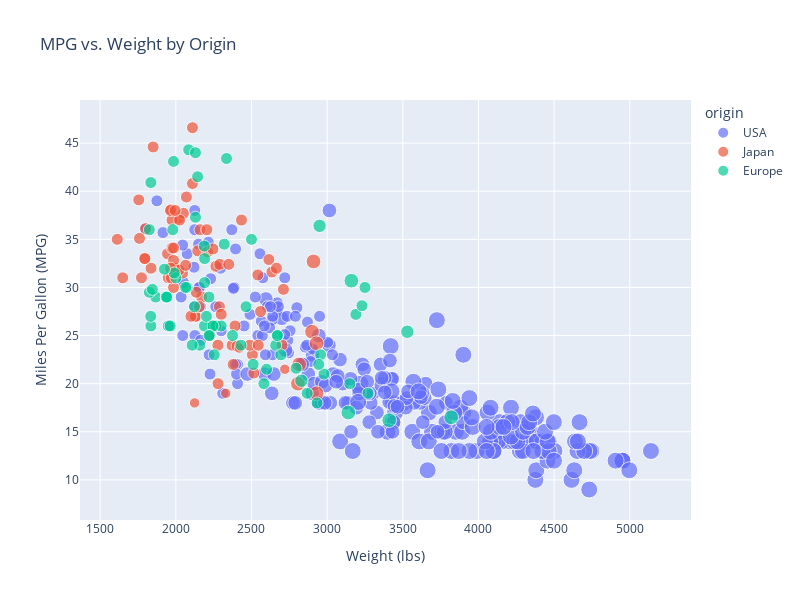

The notebook cell saved with this chart:
### Markdown cell above
#### Creating an Interactive Scatter Plot with Plotly Express

Plotly express is closely related to Pandas Plotting, but it is a separate library that provides a high-level interface for creating plots. It is designed to work seamlessly with `pandas` `DataFrames` and provides a simple API for creating a wide range of visualizations. Plotly express offers more flexibility and customization options than `pandas` plotting, making it a powerful tool for creating complex visualizations.

**Key components:**

1. **`px.scatter`**: Generates a scatter plot to visualize relationships between two numerical variables.
2. **Parameters**:
    - **`mpg`**: Dataset containing car information.
    - **`x='weight'`**: X-axis represents car weight.
    - **`y='mpg'`**: Y-axis represents miles per gallon.
    - **`color='origin'`**: Groups points by car origin.
    - **`size='cylinders'`**: Marker size reflects the number of cylinders.
    - **`size_max=12`**: Limits marker size.
    - **`hover_data=mpg.columns`**: Displays all dataset columns on hover.
    - **`title='MPG vs. Weight by Origin'`**: Adds a plot title.
    - **`labels={'weight': 'Weight (lbs)', 'mpg': 'Miles Per Gallon (MPG)'}`**: Customizes axis labels.
    - **`width=800, height=600`**: Sets plot dimensions.

### Code cell
import plotly.express as px

px.scatter(mpg, x='weight', y='mpg', color='origin',
           size='cylinders', size_max=12,
           hover_data=mpg.columns,
           title='MPG vs. Weight by Origin',
           labels={'weight': 'Weight (lbs)', 'mpg': 'Miles Per Gallon (MPG)'},
           width=800, height=600)

### Figure 1 — Plotly figure (JSON) as saved in the notebook; plotly's stock layout.template omitted (floating-point values rounded to 4 significant figures; data arrays with more than 128 entries replaced by an {"elided": "..."} marker saying what was removed)
{"data": [{"customdata": {"elided": "249x7 mixed values"}, "hovertemplate": "origin=%{customdata[5]}<br>Weight (lbs)=%{x}<br>Miles Per Gallon (MPG)=%{y}<br>cylinders=%{customdata[0]}<br>displacement=%{customdata[1]}<br>horsepower=%{customdata[2]}<br>acceleration=%{customdata[3]}<br>model year=%{customdata[4]}<br>car name=%{customdata[6]}<extra></extra>", "legendgroup": "USA", "marker": {"color": "#636efa", "size": {"elided": "249 int values"}, "sizemode": "area", "sizeref": 0.05556, "symbol": "circle"}, "mode": "markers", "name": "USA", "orientation": "v", "showlegend": true, "type": "scatter", "x": {"elided": "249 int values"}, "xaxis": "x", "y": {"elided": "249 float values"}, "yaxis": "y"}, {"customdata": {"elided": "79x7 mixed values"}, "hovertemplate": "origin=%{customdata[5]}<br>Weight (lbs)=%{x}<br>Miles Per Gallon (MPG)=%{y}<br>cylinders=%{customdata[0]}<br>displacement=%{customdata[1]}<br>horsepower=%{customdata[2]}<br>acceleration=%{customdata[3]}<br>model year=%{customdata[4]}<br>car name=%{customdata[6]}<extra></extra>", "legendgroup": "Japan", "marker": {"color": "#EF553B", "size": [4, 4, 4, 4, 4, 4, 4, 3, 4, 4, 4, 4, 4, 3, 6, 4, 4, 4, 4, 4, 4, 4, 4, 4, 4, 4, 4, 4, 6, 4, 4, 4, 4, 6, 3, 4, 4, 4, 4, 4, 4, 4, 4, 4, 4, 4, 4, 4, 4, 4, 4, 4, 4, 4, 4, 6, 3, 4, 4, 4, 4, 4, 4, 4, 4, 4, 4, 4, 6, 6, 4, 4, 4, 4, 4, 4, 4, 4, 4], "sizemode": "area", "sizeref": 0.05556, "symbol": "circle"}, "mode": "markers", "name": "Japan", "orientation": "v", "showlegend": true, "type": "scatter", "x": [2372, 2130, 2130, 2228, 1773, 1613, 2278, 2330, 2288, 2506, 2100, 2279, 2379, 2124, 2807, 1950, 1836, 1649, 2003, 2489, 2391, 2171, 2702, 2545, 1795, 1795, 1990, 2155, 2930, 2045, 1945, 2265, 1985, 2815, 2720, 1985, 2070, 1800, 2560, 2300, 2515, 2405, 2135, 1975, 2020, 1968, 2019, 2711, 2542, 2434, 2265, 2110, 2110, 1850, 2145, 2910, 2420, 2290, 1755, 1760, 2065, 1975, 2050, 1985, 2210, 2350, 2615, 2635, 2900, 2930, 2025, 1970, 2160, 2205, 2245, 1965, 1965, 1995, 2665], "xaxis": "x", "y": [24.0, 27.0, 27.0, 25.0, 31.0, 35.0, 24.0, 19.0, 28.0, 23.0, 27.0, 20.0, 22.0, 18.0, 20.0, 31.0, 32.0, 31.0, 32.0, 24.0, 26.0, 29.0, 24.0, 24.0, 33.0, 33.0, 32.0, 28.0, 19.0, 31.5, 33.5, 26.0, 30.0, 22.0, 21.5, 32.8, 39.4, 36.1, 27.5, 27.2, 21.1, 23.9, 29.5, 34.1, 31.8, 38.1, 37.2, 29.8, 31.3, 37.0, 32.2, 46.6, 40.8, 44.6, 33.8, 32.7, 23.7, 32.4, 39.1, 35.1, 32.3, 37.0, 37.7, 34.1, 33.7, 32.4, 32.9, 31.6, 25.4, 24.2, 37.0, 31.0, 36.0, 36.0, 34.0, 38.0, 32.0, 38.0, 32.0], "yaxis": "y"}, {"customdata": {"elided": "70x7 mixed values"}, "hovertemplate": "origin=%{customdata[5]}<br>Weight (lbs)=%{x}<br>Miles Per Gallon (MPG)=%{y}<br>cylinders=%{customdata[0]}<br>displacement=%{customdata[1]}<br>horsepower=%{customdata[2]}<br>acceleration=%{customdata[3]}<br>model year=%{customdata[4]}<br>car name=%{customdata[6]}<extra></extra>", "legendgroup": "Europe", "marker": {"color": "#00cc96", "size": [4, 4, 4, 4, 4, 4, 4, 4, 4, 4, 4, 4, 4, 4, 4, 4, 4, 4, 4, 4, 4, 4, 4, 4, 4, 4, 4, 4, 4, 4, 4, 4, 4, 4, 4, 4, 4, 4, 4, 4, 6, 4, 4, 4, 4, 4, 5, 6, 4, 6, 4, 4, 5, 4, 4, 4, 4, 4, 4, 5, 4, 4, 4, 4, 4, 4, 4, 6, 4, 4], "sizemode": "area", "sizeref": 0.05556, "symbol": "circle"}, "mode": "markers", "name": "Europe", "orientation": "v", "showlegend": true, "type": "scatter", "x": [1835, 2672, 2430, 2375, 2234, 2123, 2074, 2065, 1834, 2254, 2933, 2511, 2979, 2189, 1950, 2265, 1867, 2158, 2582, 2868, 2660, 2219, 1963, 2300, 2108, 2246, 2000, 2223, 1937, 2694, 2957, 2945, 2671, 2464, 2220, 2202, 1937, 1825, 3150, 3270, 3820, 1825, 1940, 2190, 2600, 1985, 2830, 3140, 2795, 3410, 1990, 1925, 3530, 3190, 2130, 2144, 2188, 2085, 2335, 2950, 3250, 1835, 1845, 2500, 2190, 2320, 3230, 3160, 1980, 2130], "xaxis": "x", "y": [26.0, 25.0, 24.0, 25.0, 26.0, 28.0, 30.0, 30.0, 27.0, 23.0, 18.0, 22.0, 21.0, 26.0, 26.0, 26.0, 29.0, 24.0, 20.0, 19.0, 24.0, 29.0, 26.0, 26.0, 24.0, 26.0, 31.0, 25.0, 29.0, 23.0, 23.0, 22.0, 25.0, 28.0, 25.0, 27.0, 29.0, 29.5, 20.0, 19.0, 16.5, 36.0, 29.0, 30.5, 21.5, 43.1, 20.3, 17.0, 21.6, 16.2, 31.5, 31.9, 25.4, 27.2, 37.3, 41.5, 34.3, 44.3, 43.4, 36.4, 30.0, 40.9, 29.8, 35.0, 33.0, 34.5, 28.1, 30.7, 36.0, 44.0], "yaxis": "y"}], "layout": {"height": 600, "legend": {"itemsizing": "constant", "title": {"text": "origin"}, "tracegroupgap": 0}, "title": {"text": "MPG vs. Weight by Origin"}, "width": 800, "xaxis": {"anchor": "y", "domain": [0, 1], "title": {"text": "Weight (lbs)"}}, "yaxis": {"anchor": "x", "domain": [0, 1], "title": {"text": "Miles Per Gallon (MPG)"}}}}
